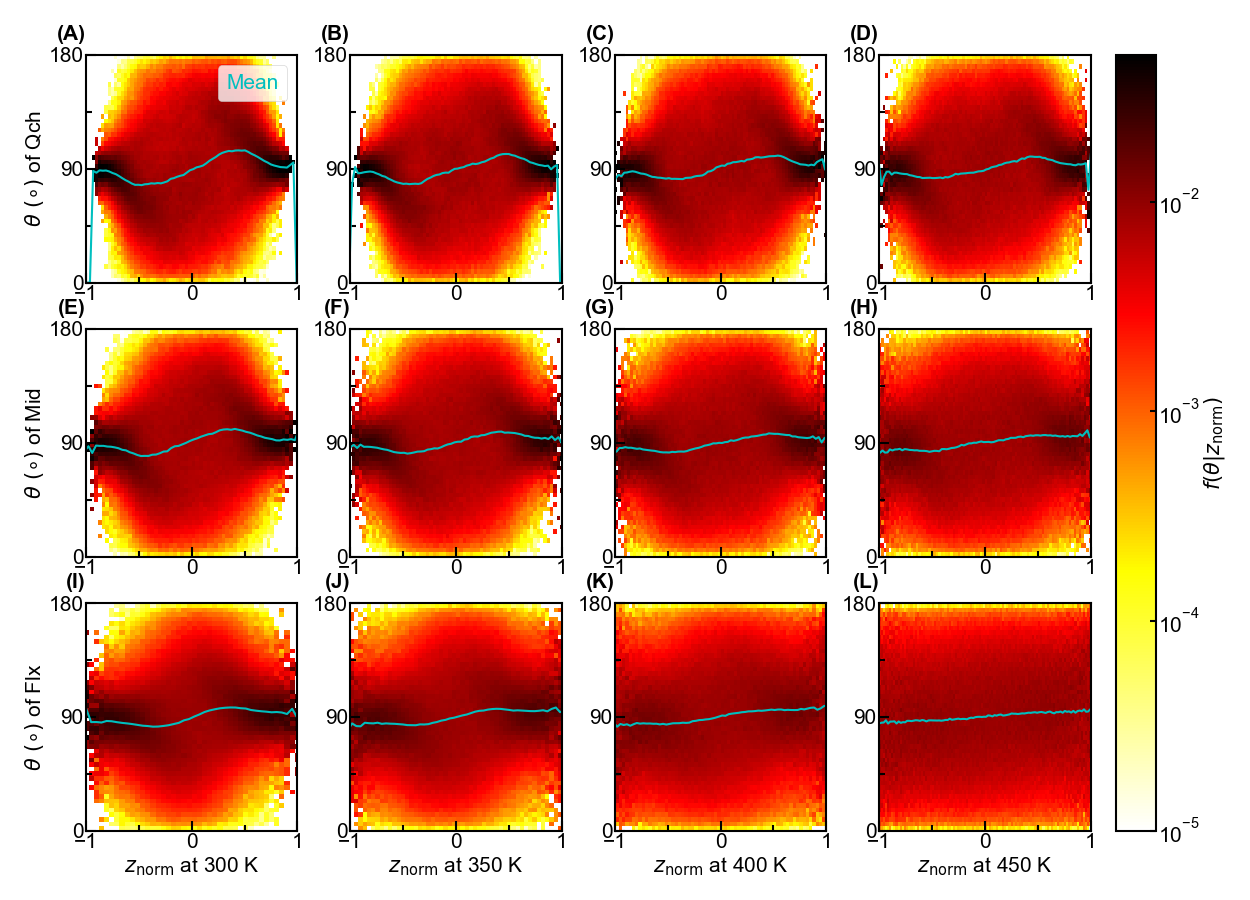

Python code for this plot:
"""Import Modules"""
import numpy as np
from scipy.optimize import curve_fit
import random
import matplotlib.pyplot as plt
import matplotlib.cm as cm
from matplotlib.colors import LinearSegmentedColormap,ListedColormap
import matplotlib.ticker as ticker
from mpl_toolkits.axes_grid1 import make_axes_locatable
from matplotlib.pyplot import MultipleLocator
from matplotlib.collections import LineCollection
from matplotlib import colors
from matplotlib.ticker import LogLocator,LogFormatter,AutoMinorLocator
import sys
sys.path.append('D:\\Work\\Code\\Functions')
from pyw import pyw

"""Set Arguments"""
dir1='../../dst/dst'
dir2='../../ori/ori'
dir3='../../ori/ori_rel'
dir4='../../ori/mag'
figname='ori'
mdls=['1.55sgm_1.0sgm','1.5sgm_0.82sgm','1.37sgm_0.6sgm']
Mdls=['Qch','Mid','Flx']
nmd=len(mdls)
Ts=[300.0,350.0,400.0,450.0]
nT=len(Ts)
res=['A','R','N','D','C','Q','E','G','H','I','L','K','M','F','P','S','T','W','Y','V']
res_sort=['R','H','K','D','E','S','T','N','Q','C','G','P','A','V','I','L','M','F','Y','W']
seq='MASNDYTQQA TQSYGAYPTQ PGQGYSQQSS QPYGQQSYSG YSQSTDTSGY GQSSYSSYGQ SQNTGYGTQS TPQGYGSTGG YGSSQSSQSS YGQQSSYPGY ' \
    'GQQPAPSSTS GSYGSSSQSS SYGQPQSGSY SQQPSYGGQQ QSYGQQQSYN PPQGYGQQNQ YNS'
seq=seq.replace(' ','')
nat=len(seq)
seq=[res.index(seq[i]) for i in range(nat)]
nhi_z=250
nhi_tht=50
nhi_phi=50
nhi_mag=50
maglim=[[-2.5,2.5],[-2.5,2.5],[-2.5,2.5],[0,2.5],[0,2.5],[0,2.5],[0.0,5.0]]
nq=len(maglim)

"""Read Data"""
z1=np.zeros((nmd,nT))
z2=np.zeros((nmd,nT))
d=np.zeros((nmd,nT))
for i in range(nmd):
    for j in range(nT):
        z1[i,j],z2[i,j],d[i,j]=pyw(f'{dir1}/{mdls[i]}_{Ts[j]}.pyw','Position')[:3,0]

z=np.zeros((nmd,nT,nhi_z))
tht=np.zeros((nmd,nT,nhi_tht))
ptht=np.zeros((nmd,nT,nhi_z,nhi_tht))
tht_mean=np.zeros((nmd,nT,nhi_z))
tht_std=np.zeros((nmd,nT,nhi_z))
for i in range(nmd):
    for j in range(nT):
        q=np.load(f'{dir2}/{mdls[i]}_{Ts[j]}.npz')
        z[i,j]=q['z']
        tht[i,j]=q['tht']
        ptht[i,j]=q['p']
        tht_mean[i,j]=q['tht_mean']
        tht_std[i,j]=q['tht_std']
tht*=180/np.pi
ptht/=180/np.pi
tht_mean*=180/np.pi
tht_std*=180/np.pi

ptht=ptht/np.sum(ptht*180/nhi_tht,axis=-1,keepdims=True)
p_rand=np.pi/360*np.sin(np.pi*tht[0,0]/180)
dptht=2*np.arccos(np.clip(np.sum(np.sqrt(ptht)*np.sqrt(p_rand[np.newaxis,np.newaxis,np.newaxis])*180/nhi_tht,axis=-1),-1.0,1.0))

z=np.zeros((nmd,nT,nhi_z))
phi=np.zeros((nmd,nT,nhi_phi))
pphi=np.zeros((nmd,nT,nhi_z,nhi_phi))
phi_mean=np.zeros((nmd,nT,nhi_z))
phi_std=np.zeros((nmd,nT,nhi_z))
for i in range(nmd):
    for j in range(nT):
        q=np.load(f'{dir3}/{mdls[i]}_{Ts[j]}.npz')
        z[i,j]=q['z']
        phi[i,j]=q['tht']
        pphi[i,j]=q['p']
        phi_mean[i,j]=q['tht_mean']
        phi_std[i,j]=q['tht_std']
phi*=180/np.pi
pphi/=180/np.pi
phi_mean*=180/np.pi
phi_std*=180/np.pi
pphi=pphi/np.sum(pphi*180/nhi_phi,axis=-1,keepdims=True)

dpphi=2*np.arccos(np.clip(np.sum(np.sqrt(pphi)*np.sqrt(p_rand[np.newaxis,np.newaxis,np.newaxis])*180/nhi_phi,axis=-1),-1.0,1.0))

z=np.zeros((nmd,nT,nhi_z))
mag=np.zeros((nmd,nT,nhi_mag,3))
pmag=np.zeros((nmd,nT,nhi_z,nhi_mag,3))
mag_mean=np.zeros((nmd,nT,nhi_z,3))
mag_std=np.zeros((nmd,nT,nhi_z,3))
for i in range(nmd):
    for j in range(nT):
        q=np.load(f'{dir4}/{mdls[i]}_{Ts[j]}.npz')
        z[i,j]=q['z']
        mag[i,j]=q['mag']
        pmag[i,j]=q['p']
        mag_mean[i,j]=q['mag_mean']
        mag_std[i,j]=q['mag_std']
pmag=pmag/np.sum(pmag*2/nhi_mag,axis=-2,keepdims=True)

"""Plot"""
fig,axs=plt.subplots(nmd,nT,figsize=(25,18))
marglft=0.5
margrig=0.5
margbot=0.5
margtop=0.5
spcwth=0.2
spchei=-0.1
cbarwth=0.8
cbarspcwth=0.5
wth=3
font={'family':'Arial','size':30}
lenmaj=15
lenmin=8
lenbar=8
xtick=1
ytick=90
ctick=1
color=[(1,1,1),(1,1,0),(1,0,0),(0,0,0)]
nodes=[0/3,1/3,2/3,3/3]
cmap=LinearSegmentedColormap.from_list('custom_cmap',list(zip(nodes,color)))
norm=colors.LogNorm(vmin=1e-5,vmax=5e-2)
ann=[['(A)','(B)','(C)','(D)'],['(E)','(F)','(G)','(H)'],['(I)','(J)','(K)','(L)']]

for i in range(nmd):
    for j in range(nT):
        ax=axs[i,j]
        ax.annotate(ann[i][j],xy=(0.0,1.05),xycoords='axes fraction',fontfamily=font['family'],fontsize=font['size'],fontweight='bold',va='bottom',ha='right')
        ax.pcolormesh(z[i,j]/((z2[i,j]-z1[i,j])/2+d[i,j]),tht[i,j],ptht[i,j].T,cmap=cmap,norm=norm)
        ax.plot(z[i,j]/((z2[i,j]-z1[i,j])/2+d[i,j]),tht_mean[i,j],'c',linewidth=wth,label='Mean')
        ax.autoscale()
        ax.minorticks_on()
        ax.tick_params(axis='both',which='major',direction='in',width=wth,length=lenmaj,labelfontfamily=font['family'],labelsize=font['size'])
        ax.tick_params(axis='both',which='minor',direction='in',width=wth,length=lenmin,labelfontfamily=font['family'],labelsize=font['size'])
        ax.xaxis.set_major_locator(MultipleLocator(1))
        ax.xaxis.set_minor_locator(AutoMinorLocator(2))
        ax.yaxis.set_major_locator(MultipleLocator(90))
        ax.yaxis.set_minor_locator(AutoMinorLocator(2))
        ax.spines['bottom'].set_linewidth(wth)
        ax.spines['top'].set_linewidth(wth)
        ax.spines['left'].set_linewidth(wth)
        ax.spines['right'].set_linewidth(wth)
        ax.set_xlim(-1,1)
        if i==nmd-1:
            ax.set_xlabel('$z_\\mathrm{norm}$ at %i K'%Ts[j],fontdict=font)
        if j==0:
            ax.set_ylabel('$\\theta~(\\circ)$ of %s'%Mdls[i],fontdict=font)
        if (i,j)==(0,0):
            leg=ax.legend(loc='best',handlelength=0.0,handletextpad=0.0,prop={'family':font['family'],'size':font['size']})
            for hnd,txt in zip(leg.legend_handles,leg.get_texts()):
                txt.set_color(hnd.get_color())

top=axs[0,-1].get_position().y1
bot=axs[-1,-1].get_position().y0
cbar_ax=fig.add_axes([1.0,bot,0.1,top-bot])
sm=plt.cm.ScalarMappable(cmap=cmap,norm=norm)
sm.set_array([])
cbar=plt.colorbar(sm,cax=cbar_ax)
cbar.set_label('$f(\\theta|z_\\mathrm{norm})$',fontdict=font)
cbar.ax.tick_params(which='major',direction='in',width=wth,length=lenmin,labelfontfamily=font['family'],labelsize=font['size'])
cbar.ax.tick_params(which='minor',direction='in',width=wth,length=0,labelfontfamily=font['family'],labelsize=font['size'])
cbar.outline.set_linewidth(wth)

fig.canvas.draw()
tight_bbox=fig.get_tightbbox(fig.canvas.get_renderer())
alllft=tight_bbox.x0
allrig=tight_bbox.x1
allbot=tight_bbox.y0
alltop=tight_bbox.y1
figwth,fighei=fig.get_size_inches()
boxlft=np.inf
boxrig=-np.inf
boxbot=np.inf
boxtop=-np.inf
for ax in fig.axes:    
    pos=ax.get_position()
    left=pos.x0*figwth
    right=left+pos.width*figwth
    bottom=pos.y0*fighei
    top=bottom+pos.height*fighei
    boxlft=min(boxlft,left)
    boxrig=max(boxrig,right)
    boxbot=min(boxbot,bottom)
    boxtop=max(boxtop,top)
pos=cbar.ax.get_position()
boxrig=max(boxrig,(pos.x0+pos.width)*figwth)
outlft=boxlft-alllft
outrig=allrig-boxrig
outbot=boxbot-allbot
outtop=alltop-boxtop

axs_2d=np.atleast_2d(axs)
nrows,ncols=np.shape(axs_2d)
outlfts=np.zeros((nrows,ncols))
outrigs=np.zeros((nrows,ncols))
outbots=np.zeros((nrows,ncols))
outtops=np.zeros((nrows,ncols))
dpi=fig.dpi 
for i in range(nrows):
    for j in range(ncols):
        ax=axs_2d[i,j]
        ref_bounds=ax.get_position().bounds
        alllft,allrig=np.inf,-np.inf
        allbot,alltop=np.inf,-np.inf
        for a in fig.axes:
            if a.get_position().bounds==ref_bounds:
                tight_bbox=a.get_tightbbox(fig.canvas.get_renderer())   # 点坐标
                alllft=min(alllft,tight_bbox.x0/dpi)
                allrig=max(allrig,tight_bbox.x1/dpi)
                allbot=min(allbot,tight_bbox.y0/dpi)
                alltop=max(alltop,tight_bbox.y1/dpi)
        boxlft=ref_bounds[0]*figwth
        boxrig=(ref_bounds[0]+ref_bounds[2])*figwth
        boxbot=ref_bounds[1]*fighei
        boxtop=(ref_bounds[1]+ref_bounds[3])*fighei
        outlfts[i,j]=boxlft-alllft
        outrigs[i,j]=allrig-boxrig
        outbots[i,j]=boxbot-allbot
        outtops[i,j]=alltop-boxtop

if ncols>1:
    spcwth+=np.max(outrigs[:,:-1]+outlfts[:,1:])
if nrows>1:
    spchei+=np.max(outbots[:-1,:]+outtops[1:,:])
plt.subplots_adjust(left=(marglft+outlft)/figwth,
                    right=1.0-(margrig+outrig+cbarwth+cbarspcwth)/figwth,
                    bottom=(margbot+outbot)/fighei,
                    top=1.0-(margtop+outtop)/fighei,
                    hspace=nrows*spchei/(fighei-margbot-outbot-margtop-outtop-(nrows-1)*spchei),
                    wspace=ncols*spcwth/(figwth-marglft-outlft-margrig-outrig-cbarwth-cbarspcwth-(ncols-1)*spcwth))
cbar.ax.set_position([1.0-(margrig+outrig+cbarwth)/figwth,(margbot+outbot)/fighei,cbarwth/figwth,1.0-(margtop+outtop+margbot+outbot)/fighei])

plt.savefig(f'{figname}.png',format='png',dpi=50)
plt.savefig(f'{figname}.pdf',format='pdf')
# plt.show()

fig,axs=plt.subplots(1,nT,figsize=(25,10))
marglft=0.5
margrig=0.5
margbot=0.5
margtop=0.5
spcwth=0.2
spchei=-0.1
cbarwth=0.0
cbarspcwth=0.0
wth=3
font={'family':'Arial','size':30}
lenmaj=15
lenmin=8
lenbar=8
xtick=0.1
ytick=20
ctick=1
ann=['(A)','(B)','(C)','(D)']
clrs=['r','g','b']

for i in range(nT):
    ax=axs[i]
    ax.annotate(ann[i],xy=(0.0,1.05),xycoords='axes fraction',fontfamily=font['family'],fontsize=font['size'],fontweight='bold',va='bottom',ha='right')
    for j in range(nmd):
        rgb=cmap(j/(nmd-1))
        ax.plot(z[j,i]/((z2[j,i]-z1[j,i])/2+d[j,i]),dptht[j,i],color=clrs[j],linewidth=wth,label=Mdls[j])
    ax.autoscale()
    ax.minorticks_on()
    ax.tick_params(axis='both',which='major',direction='in',width=wth,length=lenmaj,labelfontfamily=font['family'],labelsize=font['size'])
    ax.tick_params(axis='both',which='minor',direction='in',width=wth,length=lenmin,labelfontfamily=font['family'],labelsize=font['size'])
    ax.xaxis.set_major_locator(MultipleLocator(1))
    ax.xaxis.set_minor_locator(AutoMinorLocator(2))
    ax.yaxis.set_major_locator(MultipleLocator(1))
    ax.yaxis.set_minor_locator(AutoMinorLocator(2))
    ax.spines['bottom'].set_linewidth(wth)
    ax.spines['top'].set_linewidth(wth)
    ax.spines['left'].set_linewidth(wth)
    ax.spines['right'].set_linewidth(wth)
    ax.set_xlim(-1,1)
    ax.set_xlabel('$z_\\mathrm{norm}$ at %i K'%Ts[i],fontdict=font)
    if i==0:
        ax.set_ylabel('$d_\\mathrm{FR}(f(\\theta),f_\\mathrm{rand}(\\theta))$',fontdict=font)
        leg=ax.legend(loc='best',handlelength=0.0,handletextpad=0.0,prop={'family':font['family'],'size':font['size']})
        for hnd,txt in zip(leg.legend_handles,leg.get_texts()):
            txt.set_color(hnd.get_color())

ylims=[axs[i].get_ylim()for i in range(nT)]
for i in range(nT):
    axs[i].set_ylim(np.min(ylims),np.max(ylims))

fig.canvas.draw()
tight_bbox=fig.get_tightbbox(fig.canvas.get_renderer())
alllft=tight_bbox.x0
allrig=tight_bbox.x1
allbot=tight_bbox.y0
alltop=tight_bbox.y1
figwth,fighei=fig.get_size_inches()
boxlft=np.inf
boxrig=-np.inf
boxbot=np.inf
boxtop=-np.inf
for ax in fig.axes:    
    pos=ax.get_position()
    left=pos.x0*figwth
    right=left+pos.width*figwth
    bottom=pos.y0*fighei
    top=bottom+pos.height*fighei
    boxlft=min(boxlft,left)
    boxrig=max(boxrig,right)
    boxbot=min(boxbot,bottom)
    boxtop=max(boxtop,top)
outlft=boxlft-alllft
outrig=allrig-boxrig
outbot=boxbot-allbot
outtop=alltop-boxtop

axs_2d=np.atleast_2d(axs)
nrows,ncols=np.shape(axs_2d)
outlfts=np.zeros((nrows,ncols))
outrigs=np.zeros((nrows,ncols))
outbots=np.zeros((nrows,ncols))
outtops=np.zeros((nrows,ncols))
dpi=fig.dpi 
for i in range(nrows):
    for j in range(ncols):
        ax=axs_2d[i,j]
        ref_bounds=ax.get_position().bounds
        alllft,allrig=np.inf,-np.inf
        allbot,alltop=np.inf,-np.inf
        for a in fig.axes:
            if a.get_position().bounds==ref_bounds:
                tight_bbox=a.get_tightbbox(fig.canvas.get_renderer())   # 点坐标
                alllft=min(alllft,tight_bbox.x0/dpi)
                allrig=max(allrig,tight_bbox.x1/dpi)
                allbot=min(allbot,tight_bbox.y0/dpi)
                alltop=max(alltop,tight_bbox.y1/dpi)
        boxlft=ref_bounds[0]*figwth
        boxrig=(ref_bounds[0]+ref_bounds[2])*figwth
        boxbot=ref_bounds[1]*fighei
        boxtop=(ref_bounds[1]+ref_bounds[3])*fighei
        outlfts[i,j]=boxlft-alllft
        outrigs[i,j]=allrig-boxrig
        outbots[i,j]=boxbot-allbot
        outtops[i,j]=alltop-boxtop
if ncols>1:
    spcwth+=np.max(outrigs[:,:-1]+outlfts[:,1:])
if nrows>1:
    spchei+=np.max(outbots[:-1,:]+outtops[1:,:])
plt.subplots_adjust(left=(marglft+outlft)/figwth,
                    right=1.0-(margrig+outrig+cbarwth+cbarspcwth)/figwth,
                    bottom=(margbot+outbot)/fighei,
                    top=1.0-(margtop+outtop)/fighei,
                    hspace=nrows*spchei/(fighei-margbot-outbot-margtop-outtop-(nrows-1)*spchei),
                    wspace=ncols*spcwth/(figwth-marglft-outlft-margrig-outrig-cbarwth-cbarspcwth-(ncols-1)*spcwth))

plt.savefig(f'{figname}_1.png',format='png',dpi=50)
plt.savefig(f'{figname}_1.pdf',format='pdf')
# plt.show()

fig,axs=plt.subplots(1,nmd,figsize=(25,10))
marglft=0.5
margrig=0.5
margbot=0.5
margtop=0.5
spcwth=0.2
spchei=-0.1
cbarwth=0.0
cbarspcwth=0.0
wth=3
font={'family':'Arial','size':30}
lenmaj=15
lenmin=8
lenbar=8
xtick=0.1
ytick=20
ctick=1
color=[(0.0,0.0,0.0),(1.0,0.0,0.0),(1.0,0.5,0.0)]
nodes=[0/3,2/3,3/3]
cmap=LinearSegmentedColormap.from_list('custom_cmap',list(zip(nodes,color)))
ann=['(A)','(B)','(C)']

for i in range(nmd):
    ax=axs[i]
    ax.annotate(ann[i],xy=(0.0,1.05),xycoords='axes fraction',fontfamily=font['family'],fontsize=font['size'],fontweight='bold',va='bottom',ha='right')
    for j in range(nT):
        ax.plot(z[i,j]/((z2[i,j]-z1[i,j])/2+d[i,j]),dptht[i,j],color=cmap(j/(nT-1)),linewidth=wth,label='%i K'%Ts[j])
    ax.autoscale()
    ax.minorticks_on()
    ax.tick_params(axis='both',which='major',direction='in',width=wth,length=lenmaj,labelfontfamily=font['family'],labelsize=font['size'])
    ax.tick_params(axis='both',which='minor',direction='in',width=wth,length=lenmin,labelfontfamily=font['family'],labelsize=font['size'])
    ax.xaxis.set_major_locator(MultipleLocator(1))
    ax.xaxis.set_minor_locator(AutoMinorLocator(2))
    ax.yaxis.set_major_locator(MultipleLocator(1))
    ax.yaxis.set_minor_locator(AutoMinorLocator(2))
    ax.spines['bottom'].set_linewidth(wth)
    ax.spines['top'].set_linewidth(wth)
    ax.spines['left'].set_linewidth(wth)
    ax.spines['right'].set_linewidth(wth)
    ax.set_xlim(-1,1)
    ax.set_xlabel('$z_\\mathrm{norm}$ of %s'%Mdls[i],fontdict=font)
    if i==0:
        ax.set_ylabel('$d_\\mathrm{FR}(f(\\theta),f_\\mathrm{rand}(\\theta))$',fontdict=font)
        leg=ax.legend(loc='best',handlelength=0.0,handletextpad=0.0,prop={'family':font['family'],'size':font['size']})
        for hnd,txt in zip(leg.legend_handles,leg.get_texts()):
            txt.set_color(hnd.get_color())

ylims=[axs[i].get_ylim()for i in range(nmd)]
for i in range(nmd):
    axs[i].set_ylim(np.min(ylims),np.max(ylims))

fig.canvas.draw()
tight_bbox=fig.get_tightbbox(fig.canvas.get_renderer())
alllft=tight_bbox.x0
allrig=tight_bbox.x1
allbot=tight_bbox.y0
alltop=tight_bbox.y1
figwth,fighei=fig.get_size_inches()
boxlft=np.inf
boxrig=-np.inf
boxbot=np.inf
boxtop=-np.inf
for ax in fig.axes:    
    pos=ax.get_position()
    left=pos.x0*figwth
    right=left+pos.width*figwth
    bottom=pos.y0*fighei
    top=bottom+pos.height*fighei
    boxlft=min(boxlft,left)
    boxrig=max(boxrig,right)
    boxbot=min(boxbot,bottom)
    boxtop=max(boxtop,top)
outlft=boxlft-alllft
outrig=allrig-boxrig
outbot=boxbot-allbot
outtop=alltop-boxtop

axs_2d=np.atleast_2d(axs)
nrows,ncols=np.shape(axs_2d)
outlfts=np.zeros((nrows,ncols))
outrigs=np.zeros((nrows,ncols))
outbots=np.zeros((nrows,ncols))
outtops=np.zeros((nrows,ncols))
dpi=fig.dpi 
for i in range(nrows):
    for j in range(ncols):
        ax=axs_2d[i,j]
        ref_bounds=ax.get_position().bounds
        alllft,allrig=np.inf,-np.inf
        allbot,alltop=np.inf,-np.inf
        for a in fig.axes:
            if a.get_position().bounds==ref_bounds:
                tight_bbox=a.get_tightbbox(fig.canvas.get_renderer())   # 点坐标
                alllft=min(alllft,tight_bbox.x0/dpi)
                allrig=max(allrig,tight_bbox.x1/dpi)
                allbot=min(allbot,tight_bbox.y0/dpi)
                alltop=max(alltop,tight_bbox.y1/dpi)
        boxlft=ref_bounds[0]*figwth
        boxrig=(ref_bounds[0]+ref_bounds[2])*figwth
        boxbot=ref_bounds[1]*fighei
        boxtop=(ref_bounds[1]+ref_bounds[3])*fighei
        outlfts[i,j]=boxlft-alllft
        outrigs[i,j]=allrig-boxrig
        outbots[i,j]=boxbot-allbot
        outtops[i,j]=alltop-boxtop

if ncols>1:
    spcwth+=np.max(outrigs[:,:-1]+outlfts[:,1:])
if nrows>1:
    spchei+=np.max(outbots[:-1,:]+outtops[1:,:])
plt.subplots_adjust(left=(marglft+outlft)/figwth,
                    right=1.0-(margrig+outrig+cbarwth+cbarspcwth)/figwth,
                    bottom=(margbot+outbot)/fighei,
                    top=1.0-(margtop+outtop)/fighei,
                    hspace=nrows*spchei/(fighei-margbot-outbot-margtop-outtop-(nrows-1)*spchei),
                    wspace=ncols*spcwth/(figwth-marglft-outlft-margrig-outrig-cbarwth-cbarspcwth-(ncols-1)*spcwth))

plt.savefig(f'{figname}_2.png',format='png',dpi=50)
plt.savefig(f'{figname}_2.pdf',format='pdf')
# plt.show()

fig,axs=plt.subplots(nmd,nT,figsize=(25,18))
marglft=0.5
margrig=0.5
margbot=0.5
margtop=0.5
spcwth=0.2
spchei=-0.1
cbarwth=0.8
cbarspcwth=0.5
wth=3
font={'family':'Arial','size':30}
lenmaj=15
lenmin=8
lenbar=8
xtick=1
ytick=90
ctick=1
color=[(1,1,1),(1,1,0),(1,0,0),(0,0,0)]
nodes=[0/3,1/3,2/3,3/3]
cmap=LinearSegmentedColormap.from_list('custom_cmap',list(zip(nodes,color)))
norm=colors.Normalize(vmin=0,vmax=1)
ann=[['(A)','(B)','(C)','(D)'],['(E)','(F)','(G)','(H)'],['(I)','(J)','(K)','(L)']]

for i in range(nmd):
    for j in range(nT):
        ax=axs[i,j]
        ax.annotate(ann[i][j],xy=(0.0,1.05),xycoords='axes fraction',fontfamily=font['family'],fontsize=font['size'],fontweight='bold',va='bottom',ha='right')
        ax.pcolormesh(z[i,j]/((z2[i,j]-z1[i,j])/2+d[i,j]),phi[i,j],pphi[i,j].T*100,cmap=cmap,norm=norm)
        ax.plot(z[i,j]/((z2[i,j]-z1[i,j])/2+d[i,j]),phi_mean[i,j],'c',linewidth=wth,label='Mean')
        ax.autoscale()
        ax.minorticks_on()
        ax.tick_params(axis='both',which='major',direction='in',width=wth,length=lenmaj,labelfontfamily=font['family'],labelsize=font['size'])
        ax.tick_params(axis='both',which='minor',direction='in',width=wth,length=lenmin,labelfontfamily=font['family'],labelsize=font['size'])
        ax.xaxis.set_major_locator(MultipleLocator(1))
        ax.xaxis.set_minor_locator(AutoMinorLocator(2))
        ax.yaxis.set_major_locator(MultipleLocator(90))
        ax.yaxis.set_minor_locator(AutoMinorLocator(2))
        ax.spines['bottom'].set_linewidth(wth)
        ax.spines['top'].set_linewidth(wth)
        ax.spines['left'].set_linewidth(wth)
        ax.spines['right'].set_linewidth(wth)
        ax.set_xlim(-1,1)
        if i==nmd-1:
            ax.set_xlabel('$z_\\mathrm{norm}$ at %i K'%Ts[j],fontdict=font)
        if j==0:
            ax.set_ylabel('$\\phi~(\\circ)$ of %s'%Mdls[i],fontdict=font)
        if (i,j)==(0,0):
            leg=ax.legend(loc='best',handlelength=0.0,handletextpad=0.0,prop={'family':font['family'],'size':font['size']})
            for hnd,txt in zip(leg.legend_handles,leg.get_texts()):
                txt.set_color(hnd.get_color())

top=axs[0,-1].get_position().y1
bot=axs[-1,-1].get_position().y0
cbar_ax=fig.add_axes([1.0,bot,0.1,top-bot])
sm=plt.cm.ScalarMappable(cmap=cmap,norm=norm)
sm.set_array([])
cbar=plt.colorbar(sm,cax=cbar_ax)
cbar.set_label('$f(\\phi|z_\\mathrm{norm})\\times10^{-2}$',fontdict=font)
# cbar.ax1.yaxis.set_major_locator(LogLocator(subs='all'))  ### For color parameters with small range, without spanning multiple orders of magnitude.
# cbar.ax1.yaxis.set_major_formatter(LogFormatter(minor_thresholds=(2,1))) ### For color parameters with small range, without spanning multiple orders of magnitude.
cbar.ax.tick_params(which='major',direction='in',width=wth,length=lenmin,labelfontfamily=font['family'],labelsize=font['size'])
cbar.ax.tick_params(which='minor',direction='in',width=wth,length=0,labelfontfamily=font['family'],labelsize=font['size'])
cbar.outline.set_linewidth(wth)

fig.canvas.draw()
tight_bbox=fig.get_tightbbox(fig.canvas.get_renderer())
alllft=tight_bbox.x0
allrig=tight_bbox.x1
allbot=tight_bbox.y0
alltop=tight_bbox.y1
figwth,fighei=fig.get_size_inches()
boxlft=np.inf
boxrig=-np.inf
boxbot=np.inf
boxtop=-np.inf
for ax in fig.axes:    
    pos=ax.get_position()
    left=pos.x0*figwth
    right=left+pos.width*figwth
    bottom=pos.y0*fighei
    top=bottom+pos.height*fighei
    boxlft=min(boxlft,left)
    boxrig=max(boxrig,right)
    boxbot=min(boxbot,bottom)
    boxtop=max(boxtop,top)
pos=cbar.ax.get_position()
boxrig=max(boxrig,(pos.x0+pos.width)*figwth)
outlft=boxlft-alllft
outrig=allrig-boxrig
outbot=boxbot-allbot
outtop=alltop-boxtop

axs_2d=np.atleast_2d(axs)
nrows,ncols=np.shape(axs_2d)
outlfts=np.zeros((nrows,ncols))
outrigs=np.zeros((nrows,ncols))
outbots=np.zeros((nrows,ncols))
outtops=np.zeros((nrows,ncols))
dpi=fig.dpi 
for i in range(nrows):
    for j in range(ncols):
        ax=axs_2d[i,j]
        ref_bounds=ax.get_position().bounds
        alllft,allrig=np.inf,-np.inf
        allbot,alltop=np.inf,-np.inf
        for a in fig.axes:
            if a.get_position().bounds==ref_bounds:
                tight_bbox=a.get_tightbbox(fig.canvas.get_renderer())   # 点坐标
                alllft=min(alllft,tight_bbox.x0/dpi)
                allrig=max(allrig,tight_bbox.x1/dpi)
                allbot=min(allbot,tight_bbox.y0/dpi)
                alltop=max(alltop,tight_bbox.y1/dpi)
        boxlft=ref_bounds[0]*figwth
        boxrig=(ref_bounds[0]+ref_bounds[2])*figwth
        boxbot=ref_bounds[1]*fighei
        boxtop=(ref_bounds[1]+ref_bounds[3])*fighei
        outlfts[i,j]=boxlft-alllft
        outrigs[i,j]=allrig-boxrig
        outbots[i,j]=boxbot-allbot
        outtops[i,j]=alltop-boxtop

if ncols>1:
    spcwth+=np.max(outrigs[:,:-1]+outlfts[:,1:])
if nrows>1:
    spchei+=np.max(outbots[:-1,:]+outtops[1:,:])
plt.subplots_adjust(left=(marglft+outlft)/figwth,
                    right=1.0-(margrig+outrig+cbarwth+cbarspcwth)/figwth,
                    bottom=(margbot+outbot)/fighei,
                    top=1.0-(margtop+outtop)/fighei,
                    hspace=nrows*spchei/(fighei-margbot-outbot-margtop-outtop-(nrows-1)*spchei),
                    wspace=ncols*spcwth/(figwth-marglft-outlft-margrig-outrig-cbarwth-cbarspcwth-(ncols-1)*spcwth))
cbar.ax.set_position([1.0-(margrig+outrig+cbarwth)/figwth,(margbot+outbot)/fighei,cbarwth/figwth,1.0-(margtop+outtop+margbot+outbot)/fighei])

plt.savefig(f'{figname}_rel.png',format='png',dpi=50)
plt.savefig(f'{figname}_rel.pdf',format='pdf')
# plt.show()

fig,axs=plt.subplots(1,nT,figsize=(25,10))
marglft=0.5
margrig=0.5
margbot=0.5
margtop=0.5
spcwth=0.2
spchei=-0.1
cbarwth=0.0
cbarspcwth=0.0
wth=3
font={'family':'Arial','size':30}
lenmaj=15
lenmin=8
lenbar=8
xtick=0.1
ytick=20
ctick=1
ann=['(A)','(B)','(C)','(D)']
clrs=['r','g','b']

for i in range(nT):
    ax=axs[i]
    ax.annotate(ann[i],xy=(0.0,1.05),xycoords='axes fraction',fontfamily=font['family'],fontsize=font['size'],fontweight='bold',va='bottom',ha='right')
    for j in range(nmd):
        ax.plot(z[j,i]/((z2[j,i]-z1[j,i])/2+d[j,i]),dpphi[j,i],color=clrs[j],linewidth=wth,label=Mdls[j])
    ax.autoscale()
    ax.minorticks_on()
    ax.tick_params(axis='both',which='major',direction='in',width=wth,length=lenmaj,labelfontfamily=font['family'],labelsize=font['size'])
    ax.tick_params(axis='both',which='minor',direction='in',width=wth,length=lenmin,labelfontfamily=font['family'],labelsize=font['size'])
    ax.xaxis.set_major_locator(MultipleLocator(1))
    ax.xaxis.set_minor_locator(AutoMinorLocator(2))
    ax.yaxis.set_major_locator(MultipleLocator(1))
    ax.yaxis.set_minor_locator(AutoMinorLocator(2))
    ax.spines['bottom'].set_linewidth(wth)
    ax.spines['top'].set_linewidth(wth)
    ax.spines['left'].set_linewidth(wth)
    ax.spines['right'].set_linewidth(wth)
    ax.set_xlim(-1,1)
    ax.set_yscale('log')
    ax.set_xlabel('$z_\\mathrm{norm}$ at %i K'%Ts[i],fontdict=font)
    if i==0:
        ax.set_ylabel('$d_\\mathrm{FR}(f(\\phi),f_\\mathrm{rand}(\\phi))$',fontdict=font)
        leg=ax.legend(loc='best',handlelength=0.0,handletextpad=0.0,prop={'family':font['family'],'size':font['size']})
        for hnd,txt in zip(leg.legend_handles,leg.get_texts()):
            txt.set_color(hnd.get_color())

ylims=[axs[i].get_ylim()for i in range(nT)]
for i in range(nT):
    axs[i].set_ylim(np.min(ylims),np.max(ylims))

fig.canvas.draw()
tight_bbox=fig.get_tightbbox(fig.canvas.get_renderer())
alllft=tight_bbox.x0
allrig=tight_bbox.x1
allbot=tight_bbox.y0
alltop=tight_bbox.y1
figwth,fighei=fig.get_size_inches()
boxlft=np.inf
boxrig=-np.inf
boxbot=np.inf
boxtop=-np.inf
for ax in fig.axes:    
    pos=ax.get_position()
    left=pos.x0*figwth
    right=left+pos.width*figwth
    bottom=pos.y0*fighei
    top=bottom+pos.height*fighei
    boxlft=min(boxlft,left)
    boxrig=max(boxrig,right)
    boxbot=min(boxbot,bottom)
    boxtop=max(boxtop,top)
outlft=boxlft-alllft
outrig=allrig-boxrig
outbot=boxbot-allbot
outtop=alltop-boxtop

axs_2d=np.atleast_2d(axs)
nrows,ncols=np.shape(axs_2d)
outlfts=np.zeros((nrows,ncols))
outrigs=np.zeros((nrows,ncols))
outbots=np.zeros((nrows,ncols))
outtops=np.zeros((nrows,ncols))
dpi=fig.dpi 
for i in range(nrows):
    for j in range(ncols):
        ax=axs_2d[i,j]
        ref_bounds=ax.get_position().bounds
        alllft,allrig=np.inf,-np.inf
        allbot,alltop=np.inf,-np.inf
        for a in fig.axes:
            if a.get_position().bounds==ref_bounds:
                tight_bbox=a.get_tightbbox(fig.canvas.get_renderer())   # 点坐标
                alllft=min(alllft,tight_bbox.x0/dpi)
                allrig=max(allrig,tight_bbox.x1/dpi)
                allbot=min(allbot,tight_bbox.y0/dpi)
                alltop=max(alltop,tight_bbox.y1/dpi)
        boxlft=ref_bounds[0]*figwth
        boxrig=(ref_bounds[0]+ref_bounds[2])*figwth
        boxbot=ref_bounds[1]*fighei
        boxtop=(ref_bounds[1]+ref_bounds[3])*fighei
        outlfts[i,j]=boxlft-alllft
        outrigs[i,j]=allrig-boxrig
        outbots[i,j]=boxbot-allbot
        outtops[i,j]=alltop-boxtop

if ncols>1:
    spcwth+=np.max(outrigs[:,:-1]+outlfts[:,1:])
if nrows>1:
    spchei+=np.max(outbots[:-1,:]+outtops[1:,:])
plt.subplots_adjust(left=(marglft+outlft)/figwth,
                    right=1.0-(margrig+outrig+cbarwth+cbarspcwth)/figwth,
                    bottom=(margbot+outbot)/fighei,
                    top=1.0-(margtop+outtop)/fighei,
                    hspace=nrows*spchei/(fighei-margbot-outbot-margtop-outtop-(nrows-1)*spchei),
                    wspace=ncols*spcwth/(figwth-marglft-outlft-margrig-outrig-cbarwth-cbarspcwth-(ncols-1)*spcwth))

plt.savefig(f'{figname}_rel_1.png',format='png',dpi=50)
plt.savefig(f'{figname}_rel_1.pdf',format='pdf')
# plt.show()

fig,axs=plt.subplots(1,nmd,figsize=(25,10))
marglft=0.5
margrig=0.5
margbot=0.5
margtop=0.5
spcwth=0.2
spchei=-0.1
cbarwth=0.0
cbarspcwth=0.0
wth=3
font={'family':'Arial','size':30}
lenmaj=15
lenmin=8
lenbar=8
xtick=0.1
ytick=20
ctick=1
color=[(0.0,0.0,0.0),(1.0,0.0,0.0),(1.0,0.5,0.0)]
nodes=[0/3,2/3,3/3]
cmap=LinearSegmentedColormap.from_list('custom_cmap',list(zip(nodes,color)))
ann=['(A)','(B)','(C)']

for i in range(nmd):
    ax=axs[i]
    ax.annotate(ann[i],xy=(0.0,1.05),xycoords='axes fraction',fontfamily=font['family'],fontsize=font['size'],fontweight='bold',va='bottom',ha='right')
    for j in range(nT):
        ax.plot(z[i,j]/((z2[i,j]-z1[i,j])/2+d[i,j]),dpphi[i,j],color=cmap(j/(nT-1)),linewidth=wth,label='%i K'%Ts[j])
    ax.autoscale()
    ax.minorticks_on()
    ax.tick_params(axis='both',which='major',direction='in',width=wth,length=lenmaj,labelfontfamily=font['family'],labelsize=font['size'])
    ax.tick_params(axis='both',which='minor',direction='in',width=wth,length=lenmin,labelfontfamily=font['family'],labelsize=font['size'])
    ax.xaxis.set_major_locator(MultipleLocator(1))
    ax.xaxis.set_minor_locator(AutoMinorLocator(2))
    ax.yaxis.set_major_locator(MultipleLocator(1))
    ax.yaxis.set_minor_locator(AutoMinorLocator(2))
    ax.spines['bottom'].set_linewidth(wth)
    ax.spines['top'].set_linewidth(wth)
    ax.spines['left'].set_linewidth(wth)
    ax.spines['right'].set_linewidth(wth)
    ax.set_xlim(-1,1)
    ax.set_yscale('log')
    ax.set_xlabel('$z_\\mathrm{norm}$ of %s'%Mdls[i],fontdict=font)
    if i==0:
        ax.set_ylabel('$d_\\mathrm{FR}(f(\\phi),f_\\mathrm{rand}(\\phi))$',fontdict=font)
        leg=ax.legend(loc='best',handlelength=0.0,handletextpad=0.0,prop={'family':font['family'],'size':font['size']})
        for hnd,txt in zip(leg.legend_handles,leg.get_texts()):
            txt.set_color(hnd.get_color())

ylims=[axs[i].get_ylim()for i in range(nmd)]
for i in range(nmd):
    axs[i].set_ylim(np.min(ylims),np.max(ylims))

fig.canvas.draw()
tight_bbox=fig.get_tightbbox(fig.canvas.get_renderer())
alllft=tight_bbox.x0
allrig=tight_bbox.x1
allbot=tight_bbox.y0
alltop=tight_bbox.y1
figwth,fighei=fig.get_size_inches()
boxlft=np.inf
boxrig=-np.inf
boxbot=np.inf
boxtop=-np.inf
for ax in fig.axes:    
    pos=ax.get_position()
    left=pos.x0*figwth
    right=left+pos.width*figwth
    bottom=pos.y0*fighei
    top=bottom+pos.height*fighei
    boxlft=min(boxlft,left)
    boxrig=max(boxrig,right)
    boxbot=min(boxbot,bottom)
    boxtop=max(boxtop,top)
outlft=boxlft-alllft
outrig=allrig-boxrig
outbot=boxbot-allbot
outtop=alltop-boxtop

axs_2d=np.atleast_2d(axs)
nrows,ncols=np.shape(axs_2d)
outlfts=np.zeros((nrows,ncols))
outrigs=np.zeros((nrows,ncols))
outbots=np.zeros((nrows,ncols))
outtops=np.zeros((nrows,ncols))
dpi=fig.dpi 
for i in range(nrows):
    for j in range(ncols):
        ax=axs_2d[i,j]
        ref_bounds=ax.get_position().bounds
        alllft,allrig=np.inf,-np.inf
        allbot,alltop=np.inf,-np.inf
        for a in fig.axes:
            if a.get_position().bounds==ref_bounds:
                tight_bbox=a.get_tightbbox(fig.canvas.get_renderer())   # 点坐标
                alllft=min(alllft,tight_bbox.x0/dpi)
                allrig=max(allrig,tight_bbox.x1/dpi)
                allbot=min(allbot,tight_bbox.y0/dpi)
                alltop=max(alltop,tight_bbox.y1/dpi)
        boxlft=ref_bounds[0]*figwth
        boxrig=(ref_bounds[0]+ref_bounds[2])*figwth
        boxbot=ref_bounds[1]*fighei
        boxtop=(ref_bounds[1]+ref_bounds[3])*fighei
        outlfts[i,j]=boxlft-alllft
        outrigs[i,j]=allrig-boxrig
        outbots[i,j]=boxbot-allbot
        outtops[i,j]=alltop-boxtop

if ncols>1:
    spcwth+=np.max(outrigs[:,:-1]+outlfts[:,1:])
if nrows>1:
    spchei+=np.max(outbots[:-1,:]+outtops[1:,:])
plt.subplots_adjust(left=(marglft+outlft)/figwth,
                    right=1.0-(margrig+outrig+cbarwth+cbarspcwth)/figwth,
                    bottom=(margbot+outbot)/fighei,
                    top=1.0-(margtop+outtop)/fighei,
                    hspace=nrows*spchei/(fighei-margbot-outbot-margtop-outtop-(nrows-1)*spchei),
                    wspace=ncols*spcwth/(figwth-marglft-outlft-margrig-outrig-cbarwth-cbarspcwth-(ncols-1)*spcwth))

plt.savefig(f'{figname}_rel_2.png',format='png',dpi=50)
plt.savefig(f'{figname}_rel_2.pdf',format='pdf')
# plt.show()

figlabels=['x','y','z']
ylabels=['$\\chi_x$','$\\chi_y$','$\\chi_z$']
norms=[colors.Normalize(vmin=0,vmax=1),
       colors.Normalize(vmin=0,vmax=1),
       colors.LogNorm(vmin=1e-2,vmax=2e0)]
for i in range(3):
    fig,axs=plt.subplots(nmd,nT,figsize=(25,18))
    marglft=0.5
    margrig=0.5
    margbot=0.5
    margtop=0.5
    spcwth=0.2
    spchei=-0.1
    cbarwth=0.8
    cbarspcwth=0.5
    wth=3
    font={'family':'Arial','size':30}
    lenmaj=15
    lenmin=8
    lenbar=8
    xtick=1
    ytick=1
    ctick=1
    color=[(1,1,1),(1,1,0),(1,0,0),(0,0,0)]
    nodes=[0/3,1/3,2/3,3/3]
    cmap=LinearSegmentedColormap.from_list('custom_cmap',list(zip(nodes,color)))
    norm=norms[i]
    ann=[['(A)','(B)','(C)','(D)'],['(E)','(F)','(G)','(H)'],['(I)','(J)','(K)','(L)']]

    for j in range(nmd):
        for k in range(nT):
            ax=axs[j,k]
            ax.annotate(ann[j][k],xy=(0.0,1.05),xycoords='axes fraction',fontfamily=font['family'],fontsize=font['size'],fontweight='bold',va='bottom',ha='right')
            ax.pcolormesh(z[j,k]/((z2[j,k]-z1[j,k])/2+d[j,k]),mag[j,k,:,i],pmag[j,k,:,:,i].T,cmap=cmap,norm=norm)
            ax.plot(z[j,k]/((z2[j,k]-z1[j,k])/2+d[j,k]),mag_mean[j,k,:,i],'c',linewidth=wth,label='Mean')
            ax.autoscale()
            ax.minorticks_on()
            ax.tick_params(axis='both',which='major',direction='in',width=wth,length=lenmaj,labelfontfamily=font['family'],labelsize=font['size'])
            ax.tick_params(axis='both',which='minor',direction='in',width=wth,length=lenmin,labelfontfamily=font['family'],labelsize=font['size'])
            ax.xaxis.set_major_locator(MultipleLocator(1))
            ax.xaxis.set_minor_locator(AutoMinorLocator(2))
            ax.yaxis.set_major_locator(MultipleLocator(1))
            ax.yaxis.set_minor_locator(AutoMinorLocator(2))
            ax.spines['bottom'].set_linewidth(wth)
            ax.spines['top'].set_linewidth(wth)
            ax.spines['left'].set_linewidth(wth)
            ax.spines['right'].set_linewidth(wth)
            ax.set_xlim(-1,1)
            if j==nmd-1:
                ax.set_xlabel('$z_\\mathrm{norm}$ at %d K'%Ts[k],fontdict=font)
            if k==0:
                ax.set_ylabel('%s of %s'%(ylabels[i],Mdls[j]),fontdict=font)
            if (j,k)==(0,0):
                leg=ax.legend(loc='best',handlelength=0.0,handletextpad=0.0,prop={'family':font['family'],'size':font['size']})
                for hnd,txt in zip(leg.legend_handles,leg.get_texts()):
                    txt.set_color(hnd.get_color())

    top=axs[0,-1].get_position().y1
    bot=axs[-1,-1].get_position().y0
    cbar_ax=fig.add_axes([1.0,bot,0.1,top-bot])
    sm=plt.cm.ScalarMappable(cmap=cmap,norm=norm)
    sm.set_array([])
    cbar=plt.colorbar(sm,cax=cbar_ax)
    cbar.set_label('$f($%s$|z_\\mathrm{norm})$'%ylabels[i],fontdict=font)
    # cbar.ax1.yaxis.set_major_locator(LogLocator(subs='all'))  ### For color parameters with small range, without spanning multiple orders of magnitude.
    # cbar.ax1.yaxis.set_major_formatter(LogFormatter(minor_thresholds=(2,1))) ### For color parameters with small range, without spanning multiple orders of magnitude.
    cbar.ax.tick_params(which='major',direction='in',width=wth,length=lenmin,labelfontfamily=font['family'],labelsize=font['size'])
    cbar.ax.tick_params(which='minor',direction='in',width=wth,length=0,labelfontfamily=font['family'],labelsize=font['size'])
    cbar.outline.set_linewidth(wth)

    fig.canvas.draw()
    tight_bbox=fig.get_tightbbox(fig.canvas.get_renderer())
    alllft=tight_bbox.x0
    allrig=tight_bbox.x1
    allbot=tight_bbox.y0
    alltop=tight_bbox.y1
    figwth,fighei=fig.get_size_inches()
    boxlft=np.inf
    boxrig=-np.inf
    boxbot=np.inf
    boxtop=-np.inf
    for ax in fig.axes:    
        pos=ax.get_position()
        left=pos.x0*figwth
        right=left+pos.width*figwth
        bottom=pos.y0*fighei
        top=bottom+pos.height*fighei
        boxlft=min(boxlft,left)
        boxrig=max(boxrig,right)
        boxbot=min(boxbot,bottom)
        boxtop=max(boxtop,top)
    pos=cbar.ax.get_position()
    boxrig=max(boxrig,(pos.x0+pos.width)*figwth)
    outlft=boxlft-alllft
    outrig=allrig-boxrig
    outbot=boxbot-allbot
    outtop=alltop-boxtop

    axs_2d=np.atleast_2d(axs)
    nrows,ncols=np.shape(axs_2d)
    outlfts=np.zeros((nrows,ncols))
    outrigs=np.zeros((nrows,ncols))
    outbots=np.zeros((nrows,ncols))
    outtops=np.zeros((nrows,ncols))
    dpi=fig.dpi 
    for j in range(nrows):
        for k in range(ncols):
            ax=axs_2d[j,k]
            ref_bounds=ax.get_position().bounds
            alllft,allrig=np.inf,-np.inf
            allbot,alltop=np.inf,-np.inf
            for a in fig.axes:
                if a.get_position().bounds==ref_bounds:
                    tight_bbox=a.get_tightbbox(fig.canvas.get_renderer())   # 点坐标
                    alllft=min(alllft,tight_bbox.x0/dpi)
                    allrig=max(allrig,tight_bbox.x1/dpi)
                    allbot=min(allbot,tight_bbox.y0/dpi)
                    alltop=max(alltop,tight_bbox.y1/dpi)
            boxlft=ref_bounds[0]*figwth
            boxrig=(ref_bounds[0]+ref_bounds[2])*figwth
            boxbot=ref_bounds[1]*fighei
            boxtop=(ref_bounds[1]+ref_bounds[3])*fighei
            outlfts[j,k]=boxlft-alllft
            outrigs[j,k]=allrig-boxrig
            outbots[j,k]=boxbot-allbot
            outtops[j,k]=alltop-boxtop

    if ncols>1:
        spcwth+=np.max(outrigs[:,:-1]+outlfts[:,1:])
    if nrows>1:
        spchei+=np.max(outbots[:-1,:]+outtops[1:,:])
    plt.subplots_adjust(left=(marglft+outlft)/figwth,
                        right=1.0-(margrig+outrig+cbarwth+cbarspcwth)/figwth,
                        bottom=(margbot+outbot)/fighei,
                        top=1.0-(margtop+outtop)/fighei,
                        hspace=nrows*spchei/(fighei-margbot-outbot-margtop-outtop-(nrows-1)*spchei),
                        wspace=ncols*spcwth/(figwth-marglft-outlft-margrig-outrig-cbarwth-cbarspcwth-(ncols-1)*spcwth))
    cbar.ax.set_position([1.0-(margrig+outrig+cbarwth)/figwth,(margbot+outbot)/fighei,cbarwth/figwth,1.0-(margtop+outtop+margbot+outbot)/fighei])

    plt.savefig(f'{figname}_mag_{figlabels[i]}.png',format='png',dpi=50)
    plt.savefig(f'{figname}_mag_{figlabels[i]}.pdf',format='pdf')
    # plt.show()

fig,axs=plt.subplots(3,nT,figsize=(25,18))
marglft=0.5
margrig=0.5
margbot=0.5
margtop=0.5
spcwth=0.2
spchei=-0.1
cbarwth=0.0
cbarspcwth=0.0
wth=3
font={'family':'Arial','size':30}
lenmaj=15
lenmin=8
lenbar=8
xtick=1
ytick=1
ctick=1
ann=[['(A)','(B)','(C)','(D)'],['(E)','(F)','(G)','(H)'],['(I)','(J)','(K)','(L)']]
clrs=['r','g','b']
ylabels=['x','y','z']

for i in range(nT):
    for j in range(3):
        ax=axs[j,i]
        ax.annotate(ann[j][i],xy=(0.0,1.05),xycoords='axes fraction',fontfamily=font['family'],fontsize=font['size'],fontweight='bold',va='bottom',ha='right')
        for k in range(nmd):
            if (i,j)==(0,0):
                ax.plot([],[],color=clrs[k],linewidth=wth,label=Mdls[k])
            ax.plot(z[k,i]/((z2[k,i]-z1[k,i])/2+d[k,i]),mag_mean[k,i,:,j],color=clrs[k],linewidth=wth)
            ax.plot(z[k,i]/((z2[k,i]-z1[k,i])/2+d[k,i]),mag_std[k,i,:,j],color=clrs[k],linewidth=wth,linestyle='--')
        if (i,j)==(1,0):
            ax.plot([],[],color='k',linewidth=wth,label='$\\langle\\cdot\\rangle$')
            ax.plot([],[],color='k',linewidth=wth,linestyle='--',label='$\\mathrm{std.}(\\cdot)$')
        ax.autoscale()
        ax.minorticks_on()
        ax.tick_params(axis='both',which='major',direction='in',width=wth,length=lenmaj,labelfontfamily=font['family'],labelsize=font['size'])
        ax.tick_params(axis='both',which='minor',direction='in',width=wth,length=lenmin,labelfontfamily=font['family'],labelsize=font['size'])
        ax.xaxis.set_major_locator(MultipleLocator(1))
        ax.xaxis.set_minor_locator(AutoMinorLocator(2))
        ax.yaxis.set_major_locator(MultipleLocator(1))
        ax.yaxis.set_minor_locator(AutoMinorLocator(2))
        ax.spines['bottom'].set_linewidth(wth)
        ax.spines['top'].set_linewidth(wth)
        ax.spines['left'].set_linewidth(wth)
        ax.spines['right'].set_linewidth(wth)
        ax.set_xlim(-1,1)
        ax.set_ylim(-1,1)
        if j==2:
            ax.set_xlabel('$z_\\mathrm{norm}$ at %i K'%Ts[i],fontdict=font)
        if i==0:
            ax.set_ylabel('$\\chi_{%s}$'%ylabels[j],fontdict=font)
        if (i,j)==(0,0):
            leg=ax.legend(loc='best',handlelength=0.0,handletextpad=0.0,prop={'family':font['family'],'size':font['size']})
            for hnd,txt in zip(leg.legend_handles,leg.get_texts()):
                txt.set_color(hnd.get_color())
        if (i,j)==(1,0):
            leg=ax.legend(loc='best',prop={'family':font['family'],'size':font['size']})

ylim=[np.inf,-np.inf]
for ax in axs.flat:
    y1,y2=ax.get_ylim()
    ylim[0]=min(ylim[0],y1)
    ylim[1]=max(ylim[1],y2)
for ax in axs.flat:
    ax.set_ylim(ylim[0],ylim[1])

fig.canvas.draw()
tight_bbox=fig.get_tightbbox(fig.canvas.get_renderer())
alllft=tight_bbox.x0
allrig=tight_bbox.x1
allbot=tight_bbox.y0
alltop=tight_bbox.y1
figwth,fighei=fig.get_size_inches()
boxlft=np.inf
boxrig=-np.inf
boxbot=np.inf
boxtop=-np.inf
for ax in fig.axes:    
    pos=ax.get_position()
    left=pos.x0*figwth
    right=left+pos.width*figwth
    bottom=pos.y0*fighei
    top=bottom+pos.height*fighei
    boxlft=min(boxlft,left)
    boxrig=max(boxrig,right)
    boxbot=min(boxbot,bottom)
    boxtop=max(boxtop,top)
outlft=boxlft-alllft
outrig=allrig-boxrig
outbot=boxbot-allbot
outtop=alltop-boxtop

axs_2d=np.atleast_2d(axs)
nrows,ncols=np.shape(axs_2d)
outlfts=np.zeros((nrows,ncols))
outrigs=np.zeros((nrows,ncols))
outbots=np.zeros((nrows,ncols))
outtops=np.zeros((nrows,ncols))
dpi=fig.dpi 
for i in range(nrows):
    for j in range(ncols):
        ax=axs_2d[i,j]
        ref_bounds=ax.get_position().bounds
        alllft,allrig=np.inf,-np.inf
        allbot,alltop=np.inf,-np.inf
        for a in fig.axes:
            if a.get_position().bounds==ref_bounds:
                tight_bbox=a.get_tightbbox(fig.canvas.get_renderer())   # 点坐标
                alllft=min(alllft,tight_bbox.x0/dpi)
                allrig=max(allrig,tight_bbox.x1/dpi)
                allbot=min(allbot,tight_bbox.y0/dpi)
                alltop=max(alltop,tight_bbox.y1/dpi)
        boxlft=ref_bounds[0]*figwth
        boxrig=(ref_bounds[0]+ref_bounds[2])*figwth
        boxbot=ref_bounds[1]*fighei
        boxtop=(ref_bounds[1]+ref_bounds[3])*fighei
        outlfts[i,j]=boxlft-alllft
        outrigs[i,j]=allrig-boxrig
        outbots[i,j]=boxbot-allbot
        outtops[i,j]=alltop-boxtop

if ncols>1:
    spcwth+=np.max(outrigs[:,:-1]+outlfts[:,1:])
if nrows>1:
    spchei+=np.max(outbots[:-1,:]+outtops[1:,:])
plt.subplots_adjust(left=(marglft+outlft)/figwth,
                    right=1.0-(margrig+outrig+cbarwth+cbarspcwth)/figwth,
                    bottom=(margbot+outbot)/fighei,
                    top=1.0-(margtop+outtop)/fighei,
                    hspace=nrows*spchei/(fighei-margbot-outbot-margtop-outtop-(nrows-1)*spchei),
                    wspace=ncols*spcwth/(figwth-marglft-outlft-margrig-outrig-cbarwth-cbarspcwth-(ncols-1)*spcwth))

plt.savefig(f'{figname}_mag_1.png',format='png',dpi=50)
plt.savefig(f'{figname}_mag_1.pdf',format='pdf')
# plt.show()

fig,axs=plt.subplots(3,nmd,figsize=(25,18))
marglft=0.5
margrig=0.5
margbot=0.5
margtop=0.5
spcwth=0.2
spchei=-0.1
cbarwth=0.0
cbarspcwth=0.0
wth=3
font={'family':'Arial','size':30}
lenmaj=15
lenmin=8
lenbar=8
xtick=1
ytick=1
ctick=1
color=[(0.0,0.0,0.0),(1.0,0.0,0.0),(1.0,0.5,0.0)]
nodes=[0/3,2/3,3/3]
cmap=LinearSegmentedColormap.from_list('custom_cmap',list(zip(nodes,color)))
ann=[['(A)','(B)','(C)'],['(D)','(E)','(F)'],['(G)','(H)','(I)']]
ylabels=['x','y','z']

for i in range(nmd):
    for j in range(3):
        ax=axs[j,i]
        ax.annotate(ann[j][i],xy=(0.0,1.05),xycoords='axes fraction',fontfamily=font['family'],fontsize=font['size'],fontweight='bold',va='bottom',ha='right')
        for k in range(nT):
            if (i,j)==(0,0):
                ax.plot([],[],color=cmap(k/(nT-1)),linewidth=wth,label='%i K'%Ts[k])
            ax.plot(z[i,k]/((z2[i,k]-z1[i,k])/2+d[i,k]),mag_mean[i,k,:,j],color=cmap(k/(nT-1)),linewidth=wth)
            ax.plot(z[i,k]/((z2[i,k]-z1[i,k])/2+d[i,k]),mag_std[i,k,:,j],color=cmap(k/(nT-1)),linewidth=wth,linestyle='--')
        if (i,j)==(1,0):
            ax.plot([],[],color='k',linewidth=wth,label='$\\langle\\cdot\\rangle$')
            ax.plot([],[],color='k',linewidth=wth,linestyle='--',label='$\\mathrm{std.}(\\cdot)$')
        ax.autoscale()
        ax.minorticks_on()
        ax.tick_params(axis='both',which='major',direction='in',width=wth,length=lenmaj,labelfontfamily=font['family'],labelsize=font['size'])
        ax.tick_params(axis='both',which='minor',direction='in',width=wth,length=lenmin,labelfontfamily=font['family'],labelsize=font['size'])
        ax.xaxis.set_major_locator(MultipleLocator(1))
        ax.xaxis.set_minor_locator(AutoMinorLocator(2))
        ax.yaxis.set_major_locator(MultipleLocator(1))
        ax.yaxis.set_minor_locator(AutoMinorLocator(2))
        ax.spines['bottom'].set_linewidth(wth)
        ax.spines['top'].set_linewidth(wth)
        ax.spines['left'].set_linewidth(wth)
        ax.spines['right'].set_linewidth(wth)
        ax.set_xlim(-1,1)
        ax.set_ylim(-1,1)
        if j==2:
            ax.set_xlabel('$z_\\mathrm{norm}$ of %s'%Mdls[i],fontdict=font)
        if i==0:
            ax.set_ylabel('$\\chi_{%s}$'%ylabels[j],fontdict=font)
        if (i,j)==(0,0):
            leg=ax.legend(loc='best',handlelength=0.0,handletextpad=0.0,prop={'family':font['family'],'size':font['size']})
            for hnd,txt in zip(leg.legend_handles,leg.get_texts()):
                txt.set_color(hnd.get_color())
        if (i,j)==(1,0):
            leg=ax.legend(loc='best',prop={'family':font['family'],'size':font['size']})

ylim=[np.inf,-np.inf]
for ax in axs.flat:
    y1,y2=ax.get_ylim()
    ylim[0]=min(ylim[0],y1)
    ylim[1]=max(ylim[1],y2)
for ax in axs.flat:
    ax.set_ylim(ylim[0],ylim[1])

fig.canvas.draw()
tight_bbox=fig.get_tightbbox(fig.canvas.get_renderer())
alllft=tight_bbox.x0
allrig=tight_bbox.x1
allbot=tight_bbox.y0
alltop=tight_bbox.y1
figwth,fighei=fig.get_size_inches()
boxlft=np.inf
boxrig=-np.inf
boxbot=np.inf
boxtop=-np.inf
for ax in fig.axes:    
    pos=ax.get_position()
    left=pos.x0*figwth
    right=left+pos.width*figwth
    bottom=pos.y0*fighei
    top=bottom+pos.height*fighei
    boxlft=min(boxlft,left)
    boxrig=max(boxrig,right)
    boxbot=min(boxbot,bottom)
    boxtop=max(boxtop,top)
outlft=boxlft-alllft
outrig=allrig-boxrig
outbot=boxbot-allbot
outtop=alltop-boxtop

axs_2d=np.atleast_2d(axs)
nrows,ncols=np.shape(axs_2d)
outlfts=np.zeros((nrows,ncols))
outrigs=np.zeros((nrows,ncols))
outbots=np.zeros((nrows,ncols))
outtops=np.zeros((nrows,ncols))
dpi=fig.dpi 
for i in range(nrows):
    for j in range(ncols):
        ax=axs_2d[i,j]
        ref_bounds=ax.get_position().bounds
        alllft,allrig=np.inf,-np.inf
        allbot,alltop=np.inf,-np.inf
        for a in fig.axes:
            if a.get_position().bounds==ref_bounds:
                tight_bbox=a.get_tightbbox(fig.canvas.get_renderer())   # 点坐标
                alllft=min(alllft,tight_bbox.x0/dpi)
                allrig=max(allrig,tight_bbox.x1/dpi)
                allbot=min(allbot,tight_bbox.y0/dpi)
                alltop=max(alltop,tight_bbox.y1/dpi)
        boxlft=ref_bounds[0]*figwth
        boxrig=(ref_bounds[0]+ref_bounds[2])*figwth
        boxbot=ref_bounds[1]*fighei
        boxtop=(ref_bounds[1]+ref_bounds[3])*fighei
        outlfts[i,j]=boxlft-alllft
        outrigs[i,j]=allrig-boxrig
        outbots[i,j]=boxbot-allbot
        outtops[i,j]=alltop-boxtop

if ncols>1:
    spcwth+=np.max(outrigs[:,:-1]+outlfts[:,1:])
if nrows>1:
    spchei+=np.max(outbots[:-1,:]+outtops[1:,:])
plt.subplots_adjust(left=(marglft+outlft)/figwth,
                    right=1.0-(margrig+outrig+cbarwth+cbarspcwth)/figwth,
                    bottom=(margbot+outbot)/fighei,
                    top=1.0-(margtop+outtop)/fighei,
                    hspace=nrows*spchei/(fighei-margbot-outbot-margtop-outtop-(nrows-1)*spchei),
                    wspace=ncols*spcwth/(figwth-marglft-outlft-margrig-outrig-cbarwth-cbarspcwth-(ncols-1)*spcwth))

plt.savefig(f'{figname}_mag_2.png',format='png',dpi=50)
plt.savefig(f'{figname}_mag_2.pdf',format='pdf')
# plt.show()
